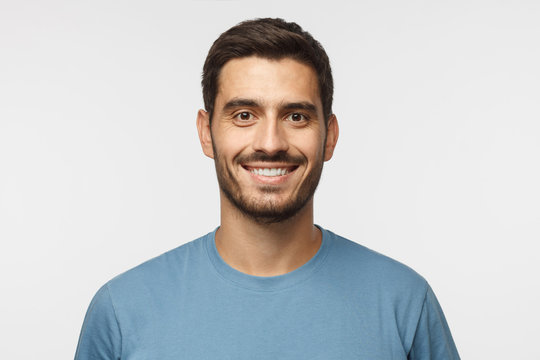
#> input picture test3.jpg, 540 x 360 px
$ python main.py test3.jpg
#> lines starting #> are read from the running program, lines starting #| are printed output that depends on the picture
import cv2
import numpy as np
import sys

FACE_WIDTH_TO_PHOTO_WIDTH = 0.47
CENTER_SHIFT_FRACTION = 5
FINAL_PHOTO_WIDTH = 192
PADDING = 10

face_cascade = cv2.CascadeClassifier('./haarcascade_frontalface_default.xml')

image = cv2.imread(sys.argv[1])
#> image is the input picture: shape (360, 540, 3); mean B, G, R 203.9, 202.8, 201.3
image_gray = cv2.cvtColor(image, cv2.COLOR_BGR2GRAY)
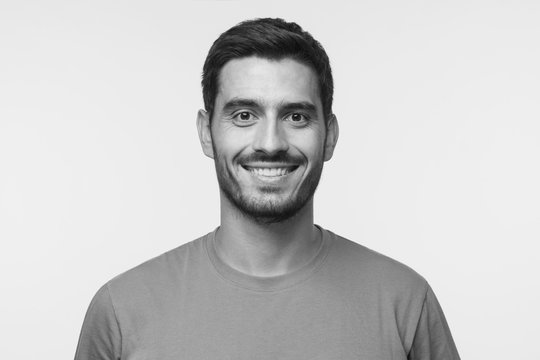
#> image_gray: shape (360, 540); min 6, max 254, mean 202.5

faces = face_cascade.detectMultiScale(image_gray, 1.1, 4)
#> faces = [[194, 56, 152, 152]]

selected_image_box = [0,0,0,0]
for (x, y, w, h) in faces:
  if w*h > selected_image_box[2]*selected_image_box[3]:
    selected_image_box[2] = w
    selected_image_box[3] = h

    selected_image_box[0] = x
    selected_image_box[1] = y
#> this loop made 1 pass
#> after the loop, selected_image_box = [194, 56, 152, 152]

[x, y, w, h] = selected_image_box
#> x = 194; y = 56; w = 152; h = 152

photo_box = [int(x-w/2), int(y-w/2 + w/CENTER_SHIFT_FRACTION), int(w/FACE_WIDTH_TO_PHOTO_WIDTH), int(w/FACE_WIDTH_TO_PHOTO_WIDTH)]
#> photo_box = [118, 10, 323, 323]
[xp, yp, wp, hp] = photo_box
#> xp = 118; yp = 10; wp = 323; hp = 323

cropped_image = image[yp:yp+hp, xp:xp+wp]
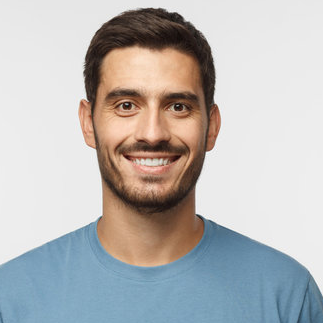
#> cropped_image: shape (323, 323, 3); mean B, G, R 183.1, 183.7, 185
resized_image = cv2.resize(cropped_image, (FINAL_PHOTO_WIDTH,FINAL_PHOTO_WIDTH), interpolation=cv2.INTER_AREA)

a4_height, a4_width = int(11.7*96), int(8.3*96)
a4_image = np.zeros((a4_height, a4_width, 3), dtype="uint8")
a4_image[:,:] = [255,255,255]

for row in range(5):
  for col in range(3):
    a4_image[
      row*FINAL_PHOTO_WIDTH+PADDING*(1+row):row*FINAL_PHOTO_WIDTH+PADDING*(1+row)+FINAL_PHOTO_WIDTH,
      col*FINAL_PHOTO_WIDTH+PADDING*(1+col):col*FINAL_PHOTO_WIDTH+PADDING*(1+col)+FINAL_PHOTO_WIDTH,
      :
    ] = resized_image
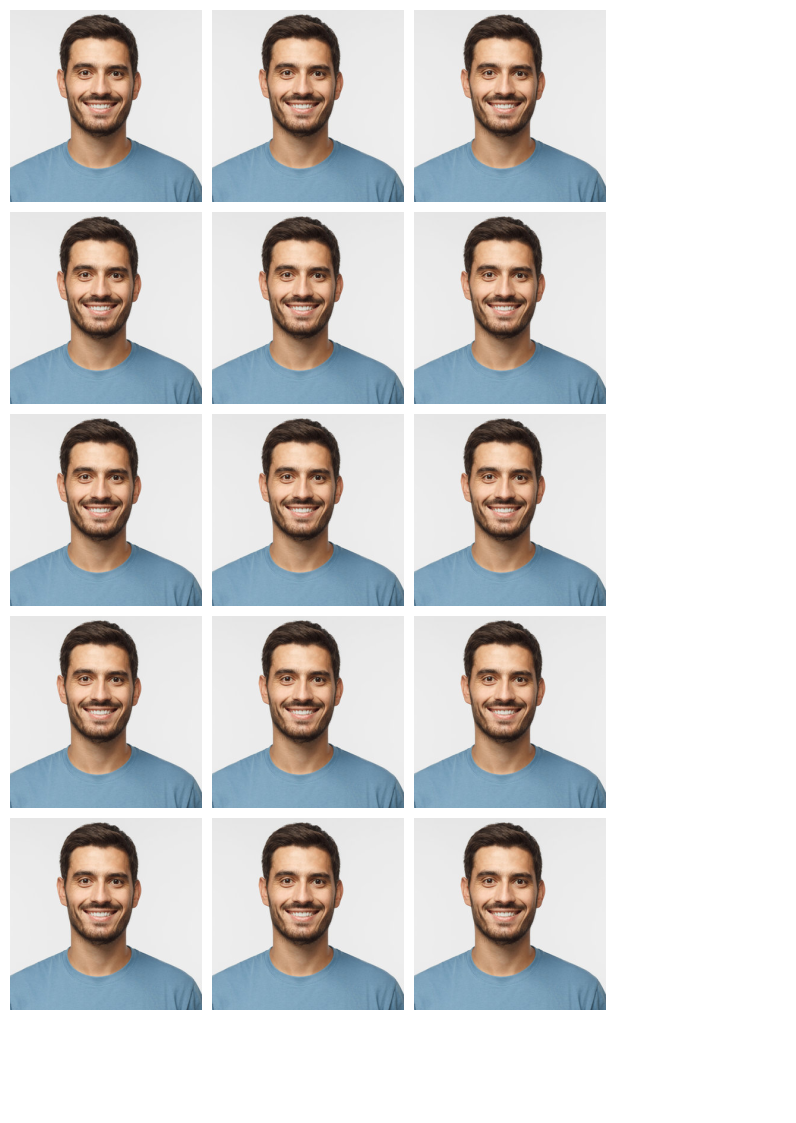
#> a4_image: shape (1123, 796, 3); mean B, G, R 210.5, 210.9, 211.7

cv2.imwrite('print.jpg', a4_image)

# cv2.imshow('image', a4_image)
# cv2.waitKey()
